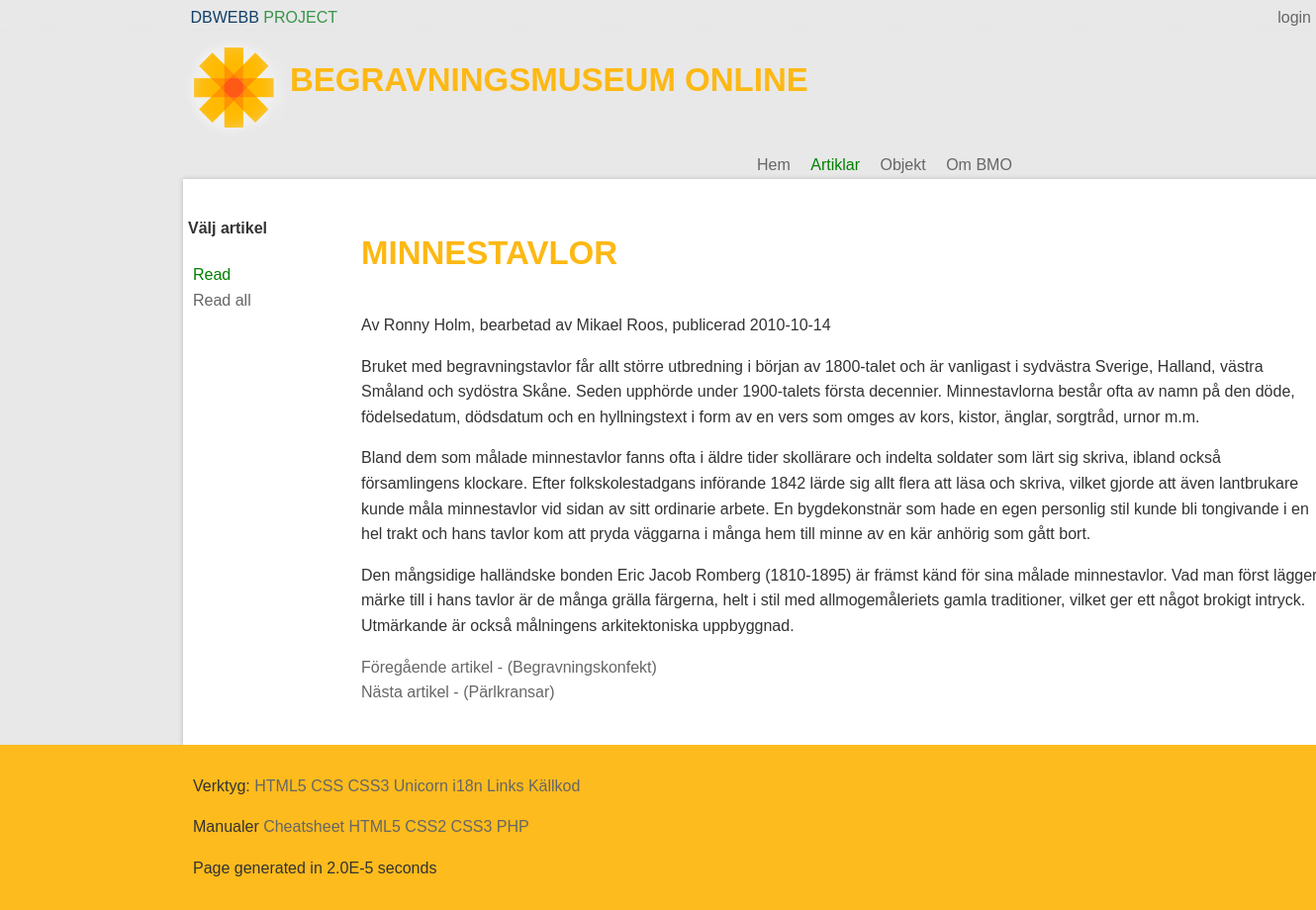
Before: /article.php?p=showArticle&a=Minnestavlor with the older database file.
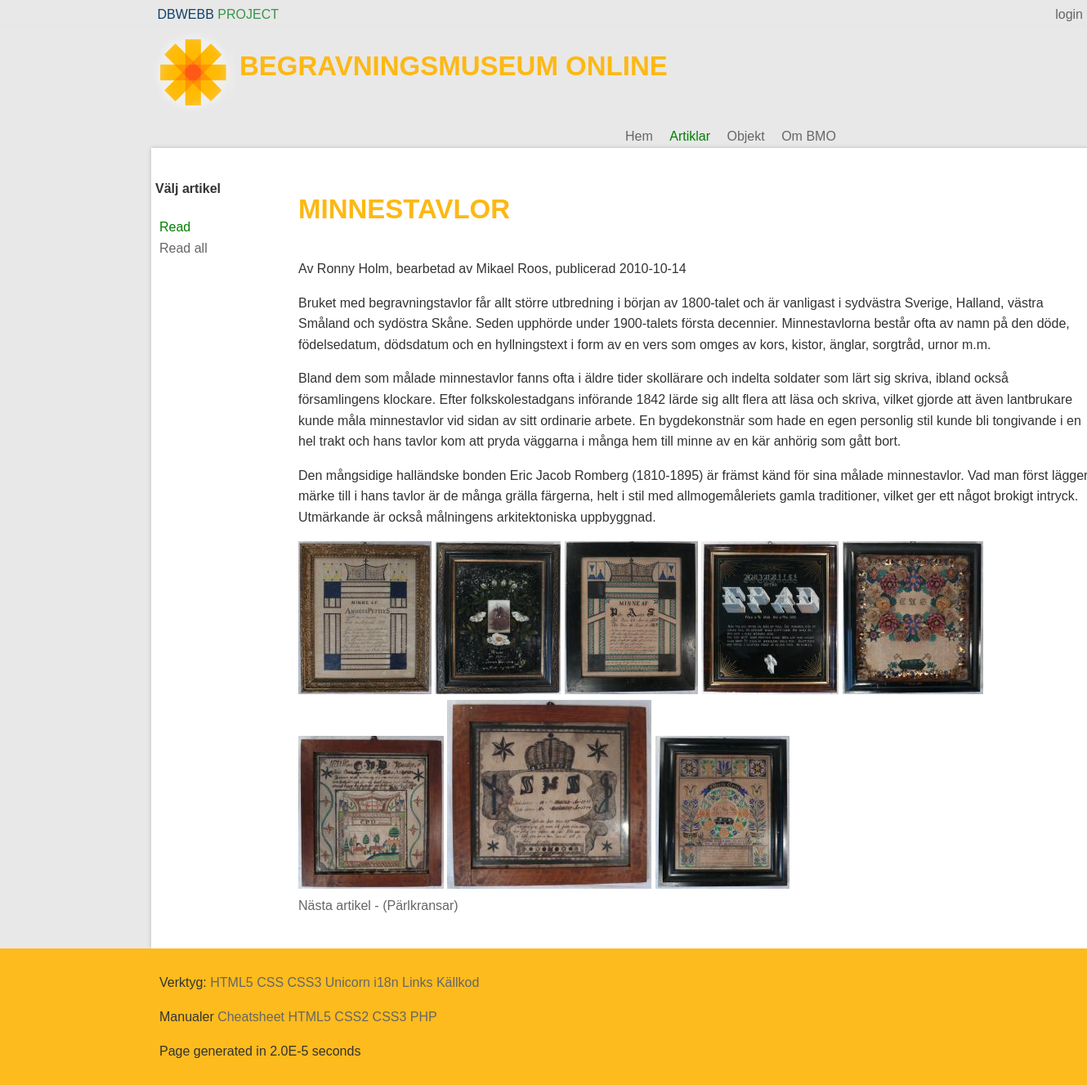
After: the same page with the newer database file.
### tables this page shows
CREATE TABLE "Article" ("id" INTEGER PRIMARY KEY  AUTOINCREMENT  NOT NULL  UNIQUE , "category" TEXT, "title" TEXT, "content" TEXT, "author" TEXT, "pubdate" DATETIME NOT NULL  DEFAULT CURRENT_DATE);

CREATE TABLE Object
		(
			id INTEGER PRIMARY KEY  NOT NULL  UNIQUE, 
			title TEXT, 
			category TEXT, 
			text TEXT,
			image TEXT,
			owner TEXT
		, "articleLink" TEXT);

### incl/article/showArticle.php (the view, shortened to what this page needs)
<?php
$db= new PDO("sqlite:$dbPath");
$db->setAttribute(PDO::ATTR_ERRMODE, PDO::ERRMODE_WARNING);
$stmt = $db->prepare('SELECT * FROM Article WHERE category = "article";');
$stmt->execute();
$res = $stmt->fetchAll(PDO::FETCH_ASSOC);
$current = null;
$a=null;
if(isset($_GET["a"])){
	$a = $_GET["a"];
}
?>
	<?php if(isset($a)){
		foreach($res as $article){
			if($a == $article['title']){
				$current = $article;
			}
		}
	}
	?>
	<?php if(isset($current)): ?>
	<?php
	$stmt = $db->prepare('SELECT * FROM Object WHERE articleLink = :parameter');
	$stmt->bindParam(':parameter', $a, PDO::PARAM_STR);
	$stmt->execute();
	$oRes = $stmt->fetchAll(PDO::FETCH_ASSOC);
	?>
		<section id="textContent">
			<h1><?php echo $current['title']; ?></h1>
			<p class="by-author"><?php echo $current['author'] . ', publicerad ' . $current['pubdate']; ?></p>
			<p><?php echo $current['content']; ?></p>
			<?php
				$nextarticle=$current['id'] +1;
				if($nextarticle['id']<3){
					$prevArticle=$current['id']-1;
				}
			?>
		</section>
		<div id="imageContent">
				<?php foreach($oRes as $images):?>
					<?php
						$newPathImage['image'] = $images['image'];
						$resizeImage ="bmo/250";
						$newPathImage['image'] = str_replace("bmo", $resizeImage, $images['image']);
					?>
				<a href="<?php echo $images['image']?>"><img src="<?php echo $newPathImage['image']; ?>"></a>
				<?php endforeach; ?>
		</div>
				<?php foreach($res as $article): ?>
					<?php if($prevArticle == $article['id']):?>
						<a href="<?php echo $currentArticle="?p=showArticle&a=" . $article['title']; ?>">Föregående artikel - (<?php echo $article['title']; ?>)</a><br>
					<?php endif;?>
					<?php if($nextarticle == $article['id']):?>
						<a href="<?php echo $currentArticle="?p=showArticle&a=" . $article['title']; ?>"> Nästa artikel - (<?php echo $article['title']; ?>)</a>
					<?php endif;?>
				<?php endforeach; ?>
	<?php endif;?>

### src/login.php (shortened to what this page needs)
<?php
function userIsAuthenticated() {
  if(isset($_SESSION['authenticated'])) {
    return $_SESSION['authenticated'];
  } else {
    return false;
  }
}
function userLoginMenu() {
  $menu = array(
    "login"   => "login.php?p=login",
    "status"   => "login.php",
    "logout"   => "login.php?p=logout",
  );
  if(userIsAuthenticated()) {
    unset($menu['login']);
  } else {
    unset($menu['status']);
    unset($menu['logout']);
  }
  $html = "<nav class='login'>";
  foreach($menu as $key=>$val) {
    $html .= "<a href='$val'>$key</a> ";
  }
  $html .= "</nav>";
  return $html;
}

Changed rows visible on the page:
no longer on this page (row edited): article: title "Begravningskonfekt"
now on this page (row edited): object: shows a picture
now on this page (row edited): object: shows a picture
now on this page (row edited): object: shows a picture
now on this page (row edited): object: shows a picture
now on this page (row edited): object: shows a picture
now on this page (row edited): object: shows a picture
now on this page (row edited): object: shows a picture
now on this page (row edited): object: shows a picture
